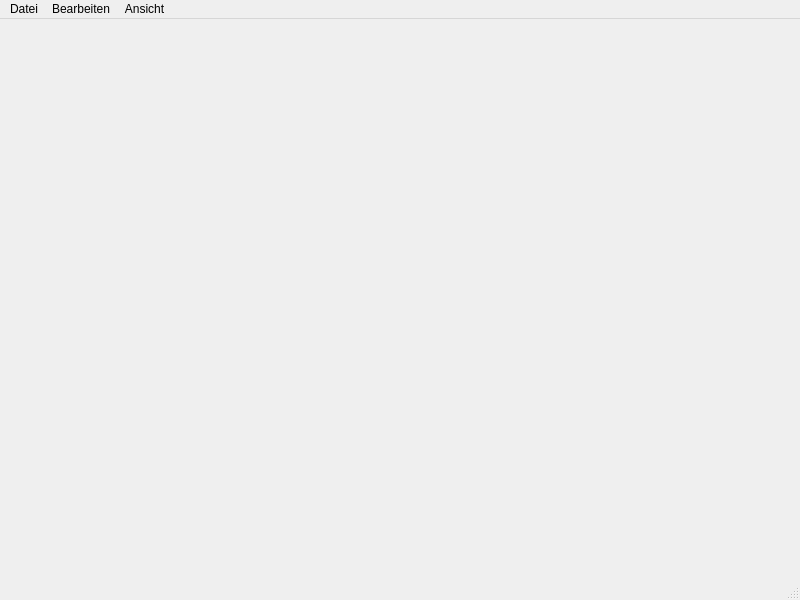
<?xml version="1.0" encoding="UTF-8"?>
<ui version="4.0">
 <class>MainWindow</class>
 <widget class="QMainWindow" name="MainWindow">
  <property name="geometry">
   <rect>
    <x>0</x>
    <y>0</y>
    <width>800</width>
    <height>600</height>
   </rect>
  </property>
  <property name="windowTitle">
   <string>MainWindow</string>
  </property>
  <widget class="QWidget" name="centralwidget"/>
  <widget class="QMenuBar" name="menubar">
   <property name="geometry">
    <rect>
     <x>0</x>
     <y>0</y>
     <width>800</width>
     <height>21</height>
    </rect>
   </property>
   <widget class="QMenu" name="menuDatei">
    <property name="title">
     <string>Datei</string>
    </property>
    <addaction name="actionLaden"/>
    <addaction name="actionSchlie_en"/>
   </widget>
   <widget class="QMenu" name="menuBearbeiten">
    <property name="title">
     <string>Bearbeiten</string>
    </property>
   </widget>
   <widget class="QMenu" name="menuAnsicht">
    <property name="title">
     <string>Ansicht</string>
    </property>
   </widget>
   <addaction name="menuDatei"/>
   <addaction name="menuBearbeiten"/>
   <addaction name="menuAnsicht"/>
  </widget>
  <widget class="QStatusBar" name="statusbar"/>
  <action name="actionLaden">
   <property name="text">
    <string>Laden</string>
   </property>
  </action>
  <action name="actionSchlie_en">
   <property name="text">
    <string>Schließen</string>
   </property>
  </action>
 </widget>
 <resources/>
 <connections/>
</ui>
